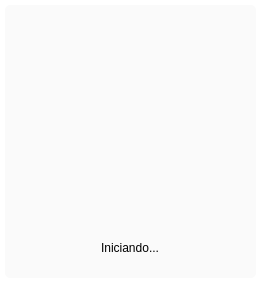
<?xml version="1.0" encoding="UTF-8"?>
<ui version="4.0">
 <class>Form</class>
 <widget class="QWidget" name="Form">
  <property name="geometry">
   <rect>
    <x>0</x>
    <y>0</y>
    <width>261</width>
    <height>283</height>
   </rect>
  </property>
  <property name="windowTitle">
   <string>Form</string>
  </property>
  <property name="styleSheet">
   <string notr="true">QWidget{
	background-color: transparent;
}</string>
  </property>
  <layout class="QHBoxLayout" name="horizontalLayout">
   <property name="spacing">
    <number>5</number>
   </property>
   <property name="leftMargin">
    <number>5</number>
   </property>
   <property name="topMargin">
    <number>5</number>
   </property>
   <property name="rightMargin">
    <number>5</number>
   </property>
   <property name="bottomMargin">
    <number>5</number>
   </property>
   <item>
    <widget class="QFrame" name="frame">
     <property name="styleSheet">
      <string notr="true">#frame{
	background-color: rgb(250, 250, 250);
	border-radius: 5px;
}</string>
     </property>
     <property name="frameShape">
      <enum>QFrame::NoFrame</enum>
     </property>
     <property name="frameShadow">
      <enum>QFrame::Raised</enum>
     </property>
     <layout class="QVBoxLayout" name="verticalLayout">
      <property name="spacing">
       <number>0</number>
      </property>
      <property name="leftMargin">
       <number>5</number>
      </property>
      <property name="topMargin">
       <number>5</number>
      </property>
      <property name="rightMargin">
       <number>5</number>
      </property>
      <property name="bottomMargin">
       <number>5</number>
      </property>
      <item>
       <widget class="QFrame" name="frame_2">
        <property name="frameShape">
         <enum>QFrame::NoFrame</enum>
        </property>
        <property name="frameShadow">
         <enum>QFrame::Raised</enum>
        </property>
        <layout class="QHBoxLayout" name="horizontalLayout_2">
         <item>
          <widget class="QFrame" name="frame_4">
           <property name="minimumSize">
            <size>
             <width>100</width>
             <height>100</height>
            </size>
           </property>
           <property name="maximumSize">
            <size>
             <width>100</width>
             <height>100</height>
            </size>
           </property>
           <property name="frameShape">
            <enum>QFrame::NoFrame</enum>
           </property>
           <property name="frameShadow">
            <enum>QFrame::Raised</enum>
           </property>
          </widget>
         </item>
        </layout>
       </widget>
      </item>
      <item>
       <widget class="QFrame" name="frame_3">
        <property name="minimumSize">
         <size>
          <width>0</width>
          <height>50</height>
         </size>
        </property>
        <property name="maximumSize">
         <size>
          <width>16777215</width>
          <height>50</height>
         </size>
        </property>
        <property name="frameShape">
         <enum>QFrame::NoFrame</enum>
        </property>
        <property name="frameShadow">
         <enum>QFrame::Raised</enum>
        </property>
        <layout class="QHBoxLayout" name="horizontalLayout_3">
         <item alignment="Qt::AlignHCenter">
          <widget class="QLabel" name="label">
           <property name="minimumSize">
            <size>
             <width>200</width>
             <height>0</height>
            </size>
           </property>
           <property name="text">
            <string>Iniciando...</string>
           </property>
           <property name="alignment">
            <set>Qt::AlignCenter</set>
           </property>
          </widget>
         </item>
        </layout>
       </widget>
      </item>
     </layout>
    </widget>
   </item>
  </layout>
 </widget>
 <resources/>
 <connections/>
</ui>
